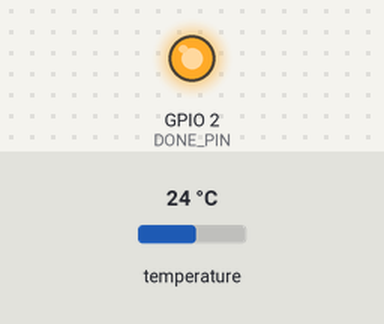
Simulated run of this sketch. Board: ESP8266 (NodeMCU). Shown: output pins drawn as LEDs (lit = HIGH). Inputs (shaded band) come from the test bench; at power-on: temperature 24 °C. WiFi joins after 1.5 s; servers stay silent unless stated; not simulated (calls return 0 or success): credentials.h; what the sketch prints to the serial monitor is not drawn.

Above: at 3.2 s.
Timing chart, 0 to 4.7 s (numbered marks = the images above):
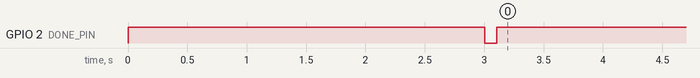

The sketch:

sensor_controller_battery.ino
```cpp
#include <ESP8266WiFi.h>
#include <WiFiClient.h>
#include <OneWire.h>
#include <DallasTemperature.h>

#include "credentials.h"
// Defines HOME_SSID and PASS

// Required for LIGHT_SLEEP_T delay mode
//extern "C" {
//  #include "user_interface.h"
//}


#define DONE_PIN 2
#define TEMP_PIN 0  // DS18B20 pin
#define CONNECTION_ATTEMPTS 5
#define MIN_UP_TIME 3000

OneWire oneWire(TEMP_PIN);
DallasTemperature DS18B20(&oneWire);

#define SERVER "192.168.1.116"
#define PORT 8712
#define TIMEOUT_SECONDS 10
#define DELAY_TIME 500

unsigned long start_time;
uint8_t mac[WL_MAC_ADDR_LENGTH];
String mac_name;
float temp;
String post_data;

WiFiClient client;


void setup() {
  start_time = millis();
  pinMode(DONE_PIN, OUTPUT);
  digitalWrite(DONE_PIN, HIGH);
  Serial.begin(115200);
  WiFi.macAddress(mac);
  mac_name = String("");
  for (int i = 0; i < WL_MAC_ADDR_LENGTH; i++) {
    mac_name = mac_name + String(mac[i], HEX);
  }
  Serial.println(mac_name);

  connect_to_wifi();
}


void connect_to_wifi() {
  WiFi.begin(HOME_SSID, PASS);
  //wifi_set_sleep_type(LIGHT_SLEEP_T);
  Serial.print("Working to connect to ");
  Serial.print(HOME_SSID);
  Serial.print("...");

  for (int i = 0; i < TIMEOUT_SECONDS * 1000 / DELAY_TIME && (WiFi.status() == WL_IDLE_STATUS || WiFi.status() == WL_DISCONNECTED); i++) {
    delay(DELAY_TIME);
    Serial.print(".");
  }
  Serial.println(" done.");
  delay(5);

  if (WiFi.status() == WL_CONNECTED) {
    Serial.println("Connected.");
    delay(5);
    send_temp();
  } else {
    Serial.print("Connection failed with code ");
    Serial.println(WiFi.status());
    fail();
  }
}

void get_temp() {
  temp = 85;
  while (temp == 85 || temp == -127) {
    DS18B20.requestTemperatures();
    temp = DS18B20.getTempCByIndex(0);
  }
  Serial.print("Temperature: ");
  Serial.println(temp);
  delay(5);
}

void send_temp() {
  get_temp();
  post_data = "mac=" + mac_name;
  post_data += "&temp=";
  post_data += temp;
  for (int i = 0; i < CONNECTION_ATTEMPTS; i++) {
    if (client.connect(SERVER, PORT)) {
      Serial.println("Sending update");
      delay(5);
      Serial.flush();
      client.println("POST /signal/temp HTTP/1.1");
      client.print("Host: ");
      client.println(SERVER);
      client.println("Cache-Control: no-cache");
      client.println("Content-Type: application/x-www-form-urlencoded");
      client.print("Content-Length: ");
      client.println(post_data.length());
      client.println();
      client.println(post_data);
      client.flush();
      client.stop();
      success();
      return;
    } else {
      Serial.println("Failed to connect to server");
      delay(500);
    }
  }
  fail();
}

void success() {
  unsigned long cur_time = millis();
  if (cur_time - start_time < MIN_UP_TIME) {
    delay(MIN_UP_TIME - (cur_time - start_time));
  }

  Serial.println("Successfully transmitted");
  delay(5);

  digitalWrite(DONE_PIN, LOW);
  delay(100);
  digitalWrite(DONE_PIN, HIGH);

}

void fail() {
  Serial.println("Failed to transmit");
  digitalWrite(DONE_PIN, LOW);
}

void loop() {
  #ifdef DEBUG
  Serial.println("RRT");
  delay(5000);
  ESP.restart();
  delay(1000);
  Serial.println("RST");
  ESP.reset();
  #endif
  // Nothing
}
```
